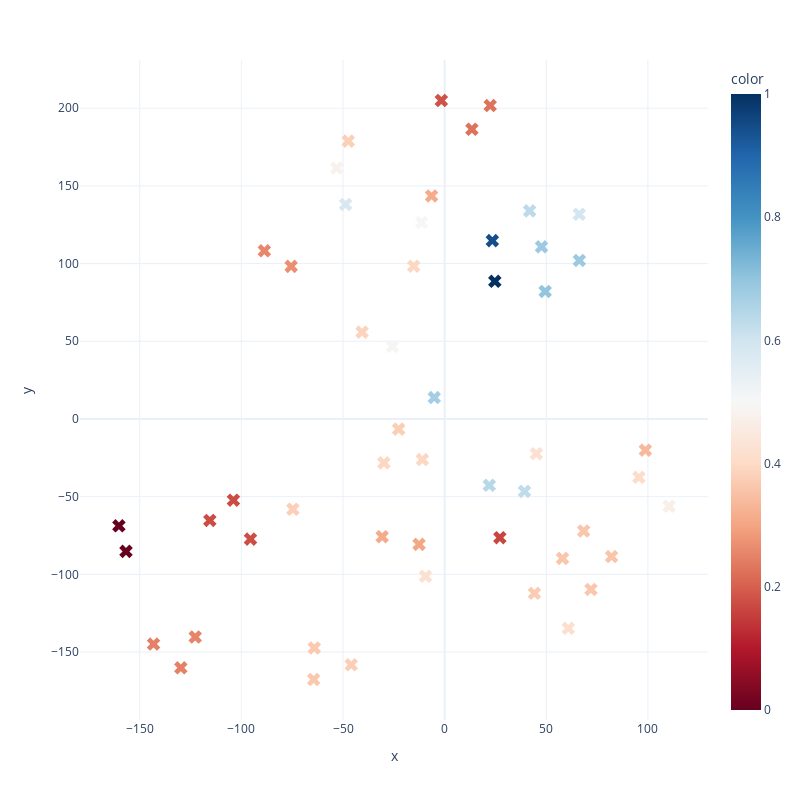

The cell this chart's notebook holds for it:
### Code cell
## Scatter plot of the vendors 
fig = px.scatter(vendor, x='x', y='y', hover_data=['name','description'], color=similarity, color_continuous_scale='RdBu')
## Increase marker size and shape x
fig.update_traces(marker=dict(size=12, symbol='x'))
## Make the graph a square
fig.update_layout(width=800, height=800)
## Change the plot style to grid with white background
fig.update_layout(template='plotly_white')
fig.show()

### Figure 1 — Plotly figure (JSON) as saved in the notebook; plotly's stock layout.template omitted (floating-point values rounded to 4 significant figures)
{"data": [{"customdata": [["Brown-Martinez", "Provides Office sofas and more for office needs."], ["Wall LLC", "Provides Security cameras and more for office needs."], ["Cook, Frederick and Stephens", "Provides Artwork, Decorative lighting, Aquariums and more for office needs."], ["Williamson and Sons", "Provides Indoor plants, Artwork and more for office needs."], ["Palmer Group", "Provides Office sofas and more for office needs."], ["Flowers, Williams and Davis", "Provides Aquariums, Decorative lighting and more for office needs."], ["Powell, Proctor and Pierce", "Provides Coffee machines and more for office needs."], ["Dennis, Rush and Combs", "Provides Designer notebooks and more for office needs."], ["Williams, Phelps and Mcmahon", "Provides Designer notebooks and more for office needs."], ["Wright, Mcmahon and Hooper", "Provides Designer notebooks, Custom planners and more for office needs."], ["Duncan, Dean and Brady", "Provides Smart whiteboards, High-performance laptops, Projectors and more for office needs."], ["Howell PLC", "Provides Ergonomic chairs and more for office needs."], ["Martin-Brewer", "Provides Office sofas, Standing desks, Conference tables and more for office needs."], ["Castro Group", "Provides Multi-function printers, Smart whiteboards, High-performance laptops and more for office needs."], ["Scott PLC", "Provides Water coolers, Microwave ovens and more for office needs."], ["Skinner-Ochoa", "Provides Office sofas and more for office needs."], ["Hansen Ltd", "Standing desks, Office sofas and more for office needs."], ["Scott and Sons", "Coffee machines and more for office needs."], ["Quinn Inc", "Eco-friendly pens, Custom planners, Desk organizers and more for office needs."], ["Miller-King", "Smart whiteboards and more for office needs."], ["Jennings, Li and Parker", "Specializes in Smartphones, Laptops."], ["Pham-Goodwin", "Specializes in Office Cleaning, Window Cleaning, Waste Management."], ["Li-Gardner", "Specializes in Window Cleaning, Waste Management, Office Cleaning."], ["Garza-Valdez", "Specializes in Beverages, Office Snacks, Event Catering."], ["Hall LLC", "Specializes in Office Snacks, Beverages, Event Catering."], ["Berger, Payne and Griffith", "Specializes in IT Support, Software Development, Network Security."], ["Wright, May and White", "Specializes in IT Support, Software Development, Network Security."], ["Blevins, Clark and Ritter", "Specializes in Smartphones, Laptops."], ["Miller and Sons", "Specializes in Window Cleaning, Waste Management, Office Cleaning."], ["Taylor-Cole", "Specializes in Notebooks, Chairs, Printers."], ["Huber, Cunningham and Levy", "Specializes in Beverages, Event Catering, Office Snacks."], ["Davis LLC", "Specializes in Cameras, Laptops."], ["Howard, Daniel and Hamilton", "Offers Glassware sets for promotional and giveaway purposes."], ["Tyler, Diaz and Turner", "Offers Fitness trackers, Bluetooth speakers for promotional and giveaway purposes."], ["Wyatt PLC", "Offers Fidget spinners, Mini drones, Custom playing cards for promotional and giveaway purposes."], ["Rose, Oneal and Ross", "Offers Silicone wristbands, Custom T-shirts for promotional and giveaway purposes."], ["Daniels, Barnett and Obrien", "Offers Glassware sets, Travel tumblers, Insulated water bottles for promotional and giveaway purposes."], ["Cole-Miller", "Offers Branded notebooks, Stylus pens, Desk calendars for promotional and giveaway purposes."], ["Carroll-Nichols", "Offers Bamboo toothbrushes, Biodegradable pens, Organic cotton bags for promotional and giveaway purposes."], ["Arnold, James and Terry", "Offers Insulated water bottles for promotional and giveaway purposes."], ["Barnes-Chavez", "Offers Custom T-shirts, Silicone wristbands, Sunglasses for promotional and giveaway purposes."], ["Bennett, Hansen and Miller", "Offers Glassware sets, Insulated water bottles for promotional and giveaway purposes."], ["Price Group", "Offers Fitness trackers, Bluetooth speakers for promotional and giveaway purposes."], ["Kane-Goodwin", "Offers Embroidered hats for promotional and giveaway purposes."], ["Young and Sons", "Offers Custom mugs, Insulated water bottles for promotional and giveaway purposes."], ["Parker LLC", "Offers Fitness trackers, Wireless chargers, USB drives for promotional and giveaway purposes."], ["Mitchell, Johnson and Mcclure", "Offers Desk calendars for promotional and giveaway purposes."], ["Sanders PLC", "Offers Custom mugs, Glassware sets for promotional and giveaway purposes."], ["Summers-Fletcher", "Offers Bamboo toothbrushes for promotional and giveaway purposes."], ["Gentry PLC", "Offers Reusable straws, Biodegradable pens for promotional and giveaway purposes."], ["Gordon-Branch", "Offers Custom playing cards, Mini drones, Fidget spinners for promotional and giveaway purposes."], ["Johnson Group", "Offers Travel tumblers, Insulated water bottles for promotional and giveaway purposes."]], "hovertemplate": "x=%{x}<br>y=%{y}<br>name=%{customdata[0]}<br>description=%{customdata[1]}<br>color=%{marker.color}<extra></extra>", "legendgroup": "", "marker": {"color": [0.3591, 0.1622, 0.4034, 0.4703, 0.3591, 0.336, 0.6273, 0.3923, 0.3923, 0.3758, 0.3043, 0.4146, 0.3616, 0.3104, 0.422, 0.3585, 0.3731, 0.6422, 0.6708, 0.4197, 0.1712, 0.2529, 0.2475, 0.3645, 0.376, 0, 0, 0.171, 0.2476, 0.3783, 0.3665, 0.1746, 0.7006, 0.2275, 0.257, 0.3122, 0.6857, 0.4918, 0.4802, 0.5922, 0.4961, 0.6848, 0.2275, 0.3921, 0.9437, 0.1811, 0.3871, 1, 0.3788, 0.5812, 0.2681, 0.6333], "coloraxis": "coloraxis", "size": 12, "symbol": "x"}, "mode": "markers", "name": "", "orientation": "v", "showlegend": false, "type": "scatter", "x": [58.0, 27.16, 95.57, 110.4, 68.4, 98.74, 39.29, -29.88, -10.94, -22.63, -12.59, 60.85, 71.99, -30.74, 45.13, 82.12, 44.16, 21.97, -5.109, -9.409, -103.9, -122.7, -129.8, -64.43, -45.97, -156.8, -160.3, -115.5, -143.2, -74.66, -64.14, -95.53, 49.46, 13.4, -88.71, -6.435, 47.66, -25.64, -53.02, 66.22, -11.32, 66.28, 22.41, -15.22, 23.46, -1.632, -40.62, 24.68, -47.41, -48.73, -75.52, 41.81], "xaxis": "x", "y": [-89.71, -76.41, -37.55, -56.16, -72.09, -20.1, -46.6, -28.24, -26.11, -6.538, -80.7, -134.7, -109.7, -75.8, -22.35, -88.55, -112.2, -42.69, 13.77, -101.2, -52.26, -140.3, -160.1, -167.7, -158.2, -85.21, -68.74, -65.3, -144.9, -58.11, -147.4, -77.31, 82.1, 186.5, 108.2, 143.5, 110.8, 46.62, 161.5, 131.8, 126.4, 102.0, 201.7, 98.3, 114.8, 205.0, 55.88, 88.6, 178.8, 138.1, 98.22, 133.9], "yaxis": "y"}], "layout": {"coloraxis": {"colorbar": {"title": {"text": "color"}}, "colorscale": [[0, "rgb(103,0,31)"], [0.1, "rgb(178,24,43)"], [0.2, "rgb(214,96,77)"], [0.3, "rgb(244,165,130)"], [0.4, "rgb(253,219,199)"], [0.5, "rgb(247,247,247)"], [0.6, "rgb(209,229,240)"], [0.7, "rgb(146,197,222)"], [0.8, "rgb(67,147,195)"], [0.9, "rgb(33,102,172)"], [1, "rgb(5,48,97)"]]}, "height": 800, "legend": {"tracegroupgap": 0}, "margin": {"t": 60}, "width": 800, "xaxis": {"anchor": "y", "domain": [0, 1], "title": {"text": "x"}}, "yaxis": {"anchor": "x", "domain": [0, 1], "title": {"text": "y"}}}}
